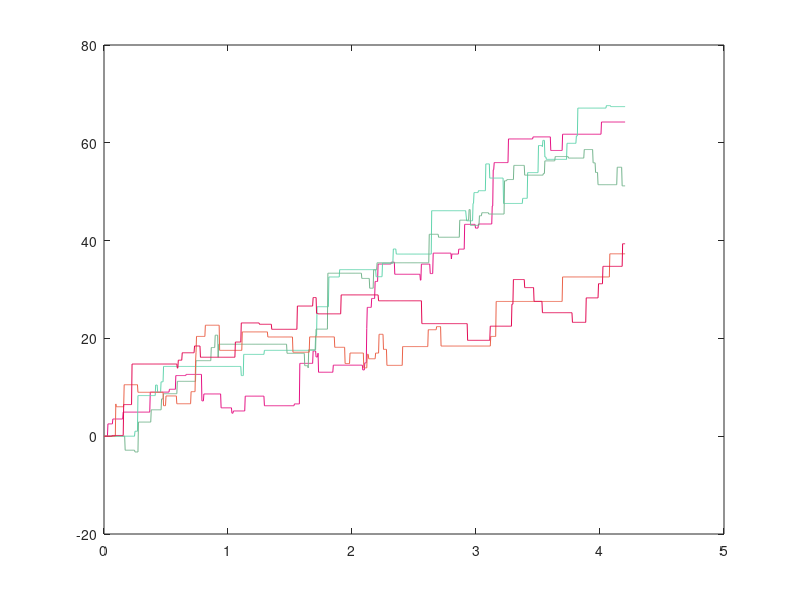

This chart was generated by the following MATLAB code:

strart_date=0;
end_date=1060;
lamda=10;
num_paths=5;
a=1;
b=3;

num_steps=end_date-strart_date;
dt=(end_date-strart_date)/(num_steps*252);
t=(end_date-strart_date)/(252);

sample=zeros(num_paths, num_steps);
%paths creation
for i=1:num_paths
    sample(i,1)=0;
    for j=2:num_steps
         N=random('Poisson',lamda*dt);
        M=a*N+b*sqrt(N)*normrnd(0,1);
        sample(i,j)=sample(i,j-1)+M;           
    end
end

time=zeros(1, num_steps);
time(1,1)=0;
for i=2:num_steps
    time(1,i)=(i-1)*dt;
end;


for i=1:num_paths
    plot(time(1,:), sample(i,:), 'color',rand(1,3));
    hold on;
end
hold off
